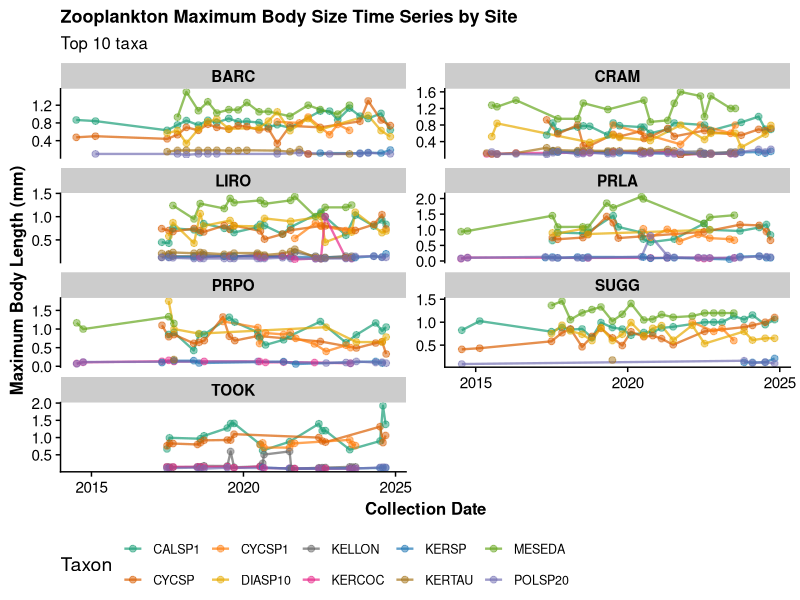
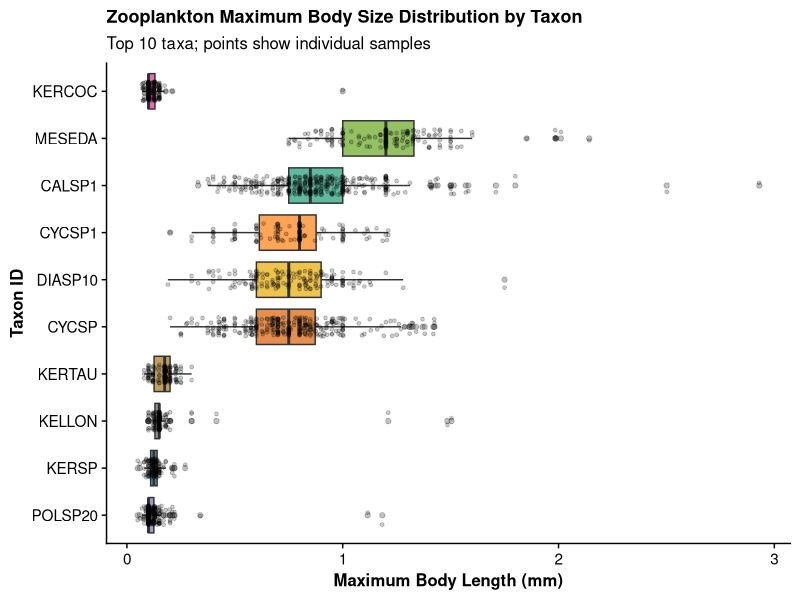
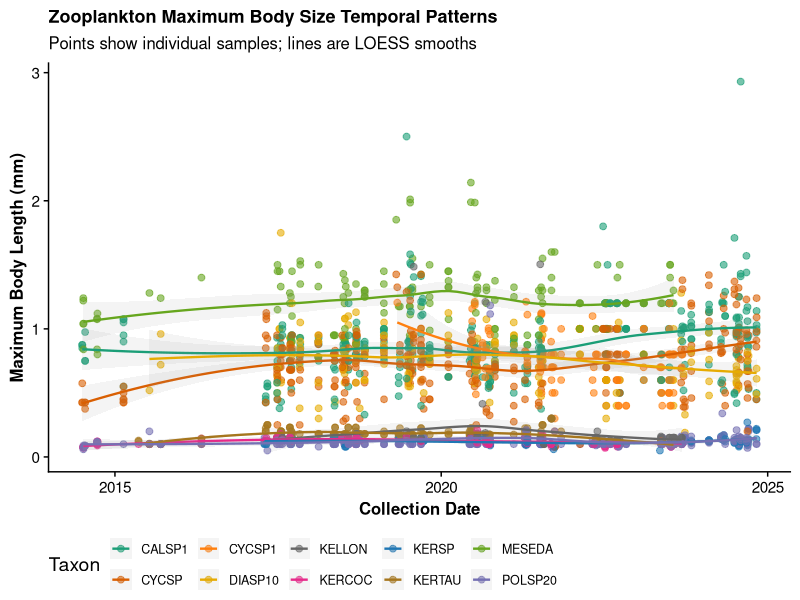
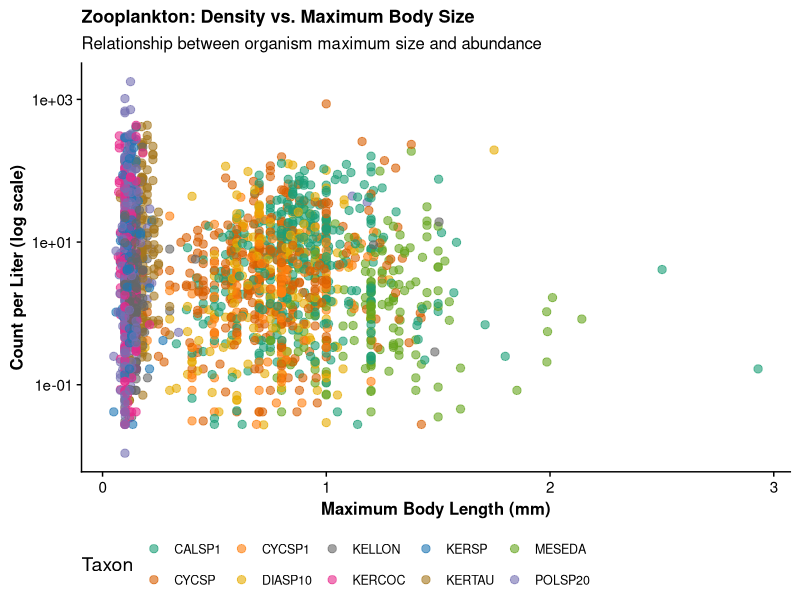
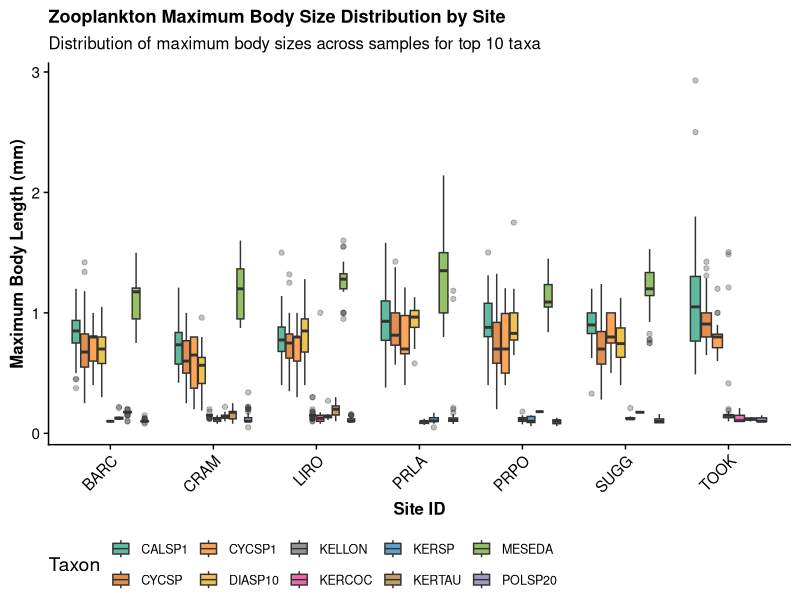
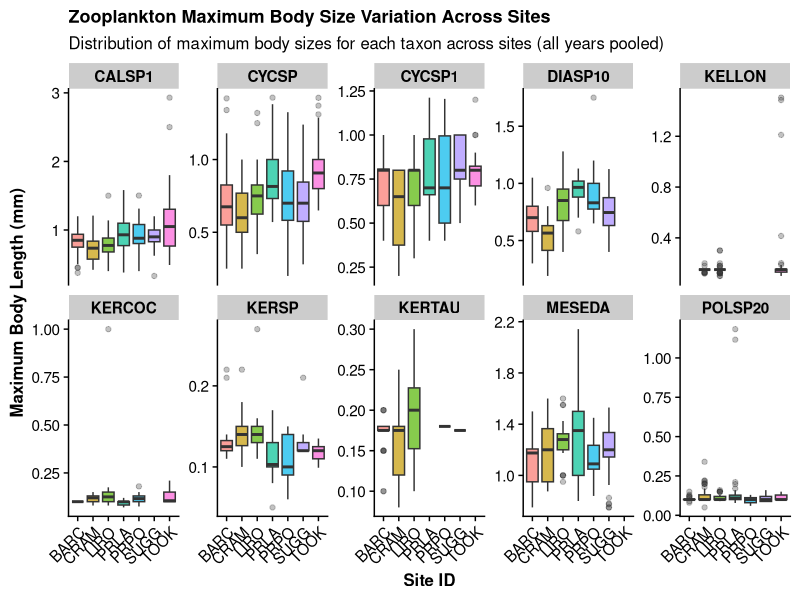
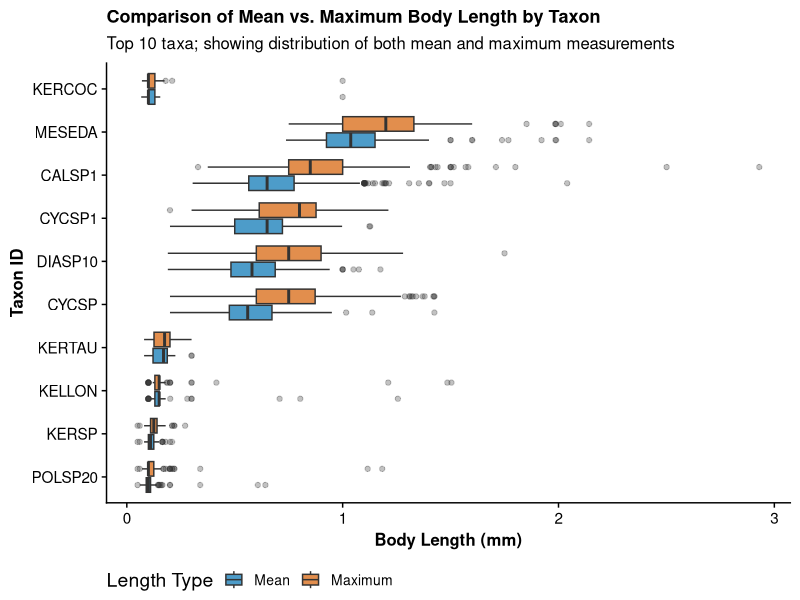

Source code (R) for these figures, in order:
# Zooplankton Maximum Body Size Data Visualization - ADULTS ONLY
# Purpose: Create visualizations of zooplankton MAXIMUM body size patterns across sites and time
#          Using ADULTS ONLY (excludes nauplii/larvae to avoid life stage confounding)
# Date: 2026-05-02

# Load libraries
library(tidyverse)
library(readr)
library(ggplot2)
library(cowplot)

# Load the ADULTS-ONLY zooplankton body size summary data (2014-2026)
zoo_body_size_summary <- read_csv("data-processed/zooplankton_body_size_summary_adults_2014_2026.csv")

# Get the top 10 most abundant taxa for consistent visualization across plots
top_taxa <- zoo_body_size_summary |>
  group_by(taxonID) |>
  summarise(total_samples = n(), .groups = "drop") |>
  arrange(desc(total_samples)) |>
  head(10) |>
  pull(taxonID)

# Set up ggplot theme for consistency
theme_set(theme_cowplot() +
  theme(
    axis.text = element_text(size = 11),
    axis.title = element_text(size = 12, face = "bold"),
    strip.text = element_text(size = 11, face = "bold"),
    legend.position = "bottom",
    plot.title = element_text(size = 13, face = "bold", hjust = 0)
  ))

# Define color palette for taxa
taxa_colors <- colorRampPalette(c("#1b9e77", "#d95f02", "#7570b3", "#e7298a",
                                   "#66a61e", "#e6ab02", "#a6761d", "#666666",
                                   "#1f77b4", "#ff7f0e"))(length(top_taxa))
names(taxa_colors) <- top_taxa

# ============================================================================
# Plot 1: Time Series by Site (Maximum Body Length)
# ============================================================================
p1_data <- zoo_body_size_summary |>
  filter(taxonID %in% top_taxa) |>
  group_by(siteID, collectDate, taxonID) |>
  summarise(max_body_length = mean(max_body_length, na.rm = TRUE), .groups = "drop")

p1 <- ggplot(p1_data, aes(x = collectDate, y = max_body_length, color = taxonID, group = taxonID)) +
  geom_line(alpha = 0.7, size = 0.8) +
  geom_point(alpha = 0.5, size = 2) +
  facet_wrap(~ siteID, scales = "free_y", ncol = 2) +
  scale_color_manual(values = taxa_colors, name = "Taxon") +
  labs(
    title = "Zooplankton Maximum Body Size Time Series by Site",
    x = "Collection Date",
    y = "Maximum Body Length (mm)",
    subtitle = "Top 10 taxa"
  ) +
  theme(legend.text = element_text(size = 9))

ggsave("figures/zooplankton_timeseries_by_site_max_adults_2014_2026.png", p1, width = 14, height = 10, dpi = 300)
cat("✓ Saved: figures/zooplankton_timeseries_by_site_max_adults_2014_2026.png\n")

# ============================================================================
# Plot 2: Body Size Distribution by Taxon (Maximum Body Length)
# ============================================================================
p2_data <- zoo_body_size_summary |>
  filter(taxonID %in% top_taxa)

p2 <- ggplot(p2_data, aes(x = reorder(taxonID, max_body_length, FUN = median),
                           y = max_body_length, fill = taxonID)) +
  geom_boxplot(alpha = 0.7, outlier.alpha = 0.3) +
  geom_jitter(width = 0.2, alpha = 0.2, size = 1) +
  scale_fill_manual(values = taxa_colors, guide = "none") +
  coord_flip() +
  labs(
    title = "Zooplankton Maximum Body Size Distribution by Taxon",
    x = "Taxon ID",
    y = "Maximum Body Length (mm)",
    subtitle = "Top 10 taxa; points show individual samples"
  )

ggsave("figures/zooplankton_body_size_distribution_max_adults_2014_2026.png", p2, width = 10, height = 7, dpi = 300)
cat("✓ Saved: figures/zooplankton_body_size_distribution_max_adults_2014_2026.png\n")

# ============================================================================
# Plot 3: Temporal Patterns (Maximum Body Size vs. Date)
# ============================================================================
p3_data <- zoo_body_size_summary |>
  filter(taxonID %in% top_taxa)

p3 <- ggplot(p3_data, aes(x = collectDate, y = max_body_length, color = taxonID)) +
  geom_point(alpha = 0.6, size = 2) +
  geom_smooth(method = "loess", se = TRUE, alpha = 0.1, size = 0.8) +
  scale_color_manual(values = taxa_colors, name = "Taxon") +
  labs(
    title = "Zooplankton Maximum Body Size Temporal Patterns",
    x = "Collection Date",
    y = "Maximum Body Length (mm)",
    subtitle = "Points show individual samples; lines are LOESS smooths"
  ) +
  theme(legend.text = element_text(size = 9))

ggsave("figures/zooplankton_temporal_patterns_max_adults_2014_2026.png", p3, width = 12, height = 7, dpi = 300)
cat("✓ Saved: figures/zooplankton_temporal_patterns_max_adults_2014_2026.png\n")

# ============================================================================
# Plot 4: Density vs. Maximum Body Size
# ============================================================================
p4_data <- zoo_body_size_summary |>
  filter(taxonID %in% top_taxa, !is.na(count_per_liter), count_per_liter > 0)

p4 <- ggplot(p4_data, aes(x = max_body_length, y = count_per_liter, color = taxonID)) +
  geom_point(alpha = 0.6, size = 2.5) +
  scale_y_log10() +
  scale_color_manual(values = taxa_colors, name = "Taxon") +
  labs(
    title = "Zooplankton: Density vs. Maximum Body Size",
    x = "Maximum Body Length (mm)",
    y = "Count per Liter (log scale)",
    subtitle = "Relationship between organism maximum size and abundance"
  ) +
  theme(legend.text = element_text(size = 9))

ggsave("figures/zooplankton_density_vs_body_size_max_adults_2014_2026.png", p4, width = 11, height = 7, dpi = 300)
cat("✓ Saved: figures/zooplankton_density_vs_body_size_max_adults_2014_2026.png\n")

# ============================================================================
# Plot 5: Site Comparison (Box Plot - Distribution of Maximum Body Sizes)
# ============================================================================
p5_data <- zoo_body_size_summary |>
  filter(taxonID %in% top_taxa)

p5 <- ggplot(p5_data, aes(x = siteID, y = max_body_length, fill = taxonID)) +
  geom_boxplot(alpha = 0.7, outlier.alpha = 0.3) +
  scale_fill_manual(values = taxa_colors, name = "Taxon") +
  labs(
    title = "Zooplankton Maximum Body Size Distribution by Site",
    x = "Site ID",
    y = "Maximum Body Length (mm)",
    subtitle = "Distribution of maximum body sizes across samples for top 10 taxa"
  ) +
  theme(legend.text = element_text(size = 9),
        axis.text.x = element_text(angle = 45, hjust = 1))

ggsave("figures/zooplankton_site_comparison_max_adults_2014_2026.png", p5, width = 12, height = 7, dpi = 300)
cat("✓ Saved: figures/zooplankton_site_comparison_max_adults_2014_2026.png\n")

# ============================================================================
# Plot 6: Body Size Variation Across Sites (by Taxon, Maximum Body Length)
# ============================================================================
p6_data <- zoo_body_size_summary |>
  filter(taxonID %in% top_taxa)

p6 <- ggplot(p6_data, aes(x = siteID, y = max_body_length, fill = siteID)) +
  geom_boxplot(alpha = 0.7, outlier.alpha = 0.3) +
  facet_wrap(~ taxonID, scales = "free_y", ncol = 5) +
  labs(
    title = "Zooplankton Maximum Body Size Variation Across Sites",
    x = "Site ID",
    y = "Maximum Body Length (mm)",
    subtitle = "Distribution of maximum body sizes for each taxon across sites (all years pooled)"
  ) +
  theme(legend.position = "none",
        axis.text.x = element_text(angle = 45, hjust = 1))

ggsave("figures/zooplankton_body_size_across_sites_max_adults_2014_2026.png", p6, width = 16, height = 10, dpi = 300)
cat("✓ Saved: figures/zooplankton_body_size_across_sites_max_adults_2014_2026.png\n")

# ============================================================================
# Plot 7: Comparing Mean vs. Maximum Body Length by Taxon
# ============================================================================
p7_data <- zoo_body_size_summary |>
  filter(taxonID %in% top_taxa) |>
  select(taxonID, mean_body_length, max_body_length) |>
  pivot_longer(
    cols = c(mean_body_length, max_body_length),
    names_to = "length_type",
    values_to = "body_length"
  ) |>
  mutate(length_type = factor(length_type, levels = c("mean_body_length", "max_body_length"),
                              labels = c("Mean", "Maximum")))

p7 <- ggplot(p7_data, aes(x = reorder(taxonID, body_length, FUN = median),
                           y = body_length, fill = length_type)) +
  geom_boxplot(alpha = 0.7, outlier.alpha = 0.3) +
  scale_fill_manual(values = c("Mean" = "#0072B2", "Maximum" = "#D55E00"), name = "Length Type") +
  coord_flip() +
  labs(
    title = "Comparison of Mean vs. Maximum Body Length by Taxon",
    x = "Taxon ID",
    y = "Body Length (mm)",
    subtitle = "Top 10 taxa; showing distribution of both mean and maximum measurements"
  ) +
  theme(legend.text = element_text(size = 10))

ggsave("figures/zooplankton_mean_vs_max_by_taxon_adults_2014_2026.png", p7, width = 11, height = 8, dpi = 300)
cat("✓ Saved: figures/zooplankton_mean_vs_max_by_taxon_adults_2014_2026.png\n")

# ============================================================================
# Summary
# ============================================================================
cat(paste(rep("=", 70), collapse = ""), "\n")
cat("Visualization Summary - Maximum Body Size (2014-2026 data, ADULTS ONLY)\n")
cat(paste(rep("=", 70), collapse = ""), "\n")
cat("All plots saved to figures/ folder:\n")
cat("  1. zooplankton_timeseries_by_site_max_adults_2014_2026.png\n")
cat("  2. zooplankton_body_size_distribution_max_adults_2014_2026.png\n")
cat("  3. zooplankton_temporal_patterns_max_adults_2014_2026.png\n")
cat("  4. zooplankton_density_vs_body_size_max_adults_2014_2026.png\n")
cat("  5. zooplankton_site_comparison_max_adults_2014_2026.png\n")
cat("  6. zooplankton_body_size_across_sites_max_adults_2014_2026.png\n")
cat("  7. zooplankton_mean_vs_max_by_taxon_adults_2014_2026.png\n")
cat("\nNote: Nauplii (larvae) excluded from this analysis to avoid life stage confounding\n")
cat("\nTop 10 taxa visualized:\n")
print(top_taxa)
